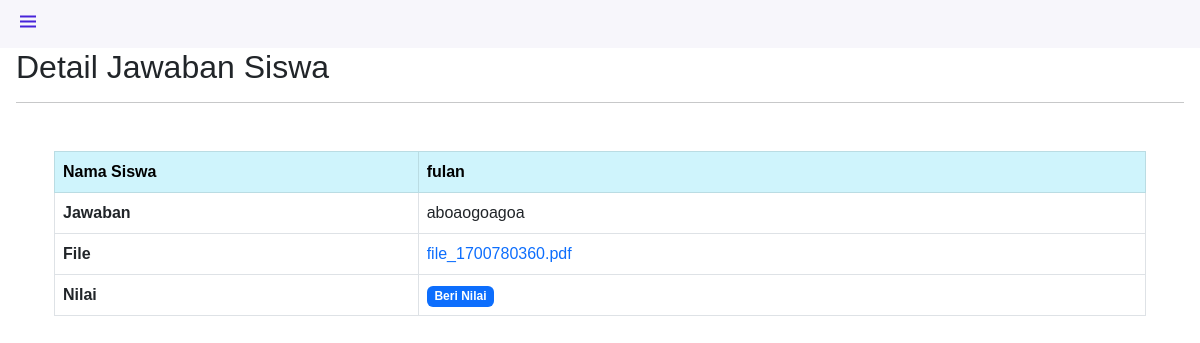
The app's page /teacher/detailAssignment.php?assignment=14 (signed in) with its own data.
### tables this page shows
CREATE TABLE `assignment` (
  `AssignmentID` int(11) NOT NULL,
  `deskripsi` text DEFAULT NULL,
  `file_path` varchar(255) DEFAULT NULL,
  `SubmissionDate` date DEFAULT NULL,
  `UserID` int(11) NOT NULL,
  `assigment` int(11) NOT NULL,
  `Course` int(11) DEFAULT NULL,
  `Grade` int(11) DEFAULT NULL
);

CREATE TABLE `users` (
  `id_user` int(11) NOT NULL,
  `username` varchar(50) NOT NULL,
  `email` varchar(100) NOT NULL,
  `password` varchar(100) NOT NULL,
  `role` varchar(10) NOT NULL,
  `photo` varchar(100) DEFAULT NULL
);

### teacher/detailAssignment.php (the view, shortened to what this page needs)
<?php
require('../function.php');
$photoQuery = "SELECT photo FROM users WHERE id_user = {$_SESSION['user_id']}";
$photoResult = $conn->query($photoQuery);
$photoRow = $photoResult->fetch_assoc();
$image = '../' . $photoRow['photo'];
$assignment = intval($_GET['assignment']);
$query = "SELECT assignment.*, users.username AS username
    FROM assignment
    INNER JOIN users ON assignment.UserID  = users.id_user
    WHERE assignment.AssignmentID = '$assignment'";
$result = $conn->query($query);
?>
<!DOCTYPE html>
<html lang="en">
<head>
  <link rel="stylesheet" href="https://cdn.jsdelivr.net/npm/bootstrap@5.2.3/dist/css/bootstrap.min.css">
  <link rel="stylesheet" href="https://cdn.jsdelivr.net/npm/boxicons@latest/css/boxicons.min.css">
  <link rel="stylesheet" href="https://cdn.jsdelivr.net/npm/bootstrap-icons@1.11.1/font/bootstrap-icons.css">
</head>
<body id="body-pd">
  <header class="header" id="header">
    <div class="header_toggle"> <i class='bx bx-menu' id="header-toggle"></i> </div>
    <div class="header_img"> <img src="<?= $image ?: 'https://via.placeholder.com/150' ?>" class="img-fluid" alt=""></div>
  </header>
  <div class=" mt-5">
    <h2 class="text-align-center">Detail Jawaban Siswa</h2>
    <hr>
    <div class="container mt-5">
      <?php foreach ($result as $row) : ?>
        <div class="container mt-3">
          <table class="table table-bordered">
            <thead>
              <tr class="table-info">
                <th scope="col" class="col-4">Nama Siswa</th>
                <th scope="col" class="col-8"><?= $row['username'] ?></th>
              </tr>
            </thead>
            <tbody>
              <tr>
                <th scope="row" class="col-4">Jawaban</th>
                <td class="col-8"><?= $row['deskripsi'] ?></td>
              </tr>
              <?php
              $file_path = $row['file_path'];
              $url = str_replace('uploads/', '', $file_path);
              ?>
              <tr>
                <th scope="row" class="col-4">File</th>
                <td class="col-8"><a href="../uploads/<?= $url ?>"><?= $url ?></a></td>
              </tr>
              <tr>
                <th scope="row" class="col-4">Nilai</th>
                <td class="col-8">
                  <?php if (isset($row['Grade'])) : ?>
                    <span><?= $row['Grade'] ?><span> <span class="badge text-bg-primary" data-toggle="modal" data-target="#gradeModalUngraded" style="cursor: pointer;"> Ganti Nilai</span></span></span>
                  <?php else : ?>
                    <span class="badge text-bg-primary" data-toggle="modal" data-target="#gradeModalUngraded" style="cursor: pointer;">Beri Nilai</span>
                  <?php endif; ?>
                </td>
              </tr>
            </tbody>
          </table>
        </div>
      <?php endforeach; ?>
    </div>
  </div>
</body>
</html>

### teacher/detailAssignment.php (style rules this page uses)
:root { --header-height: 3rem; --nav-width: 68px; --first-color: #4723D9; --first-color-light: #AFA5D9; --white-color: #F7F6FB; --body-font: 'Nunito', sans-serif; --normal-font-size: 1rem; --z-fixed: 100 }
body { position: relative; margin: var(--header-height) 0 0 0; padding: 0 1rem; font-family: var(--body-font); font-size: var(--normal-font-size); transition: .5s }
a { text-decoration: none }
.header { width: 100%; height: var(--header-height); position: fixed; top: 0; left: 0; display: flex; align-items: center; justify-content: space-between; padding: 0 1rem; background-color: var(--white-color); z-index: var(--z-fixed); transition: .5s }
.header_toggle { color: var(--first-color); font-size: 1.5rem; cursor: pointer }
.header_img { width: 35px; height: 35px; display: flex; justify-content: center; border-radius: 50%; overflow: hidden; }
.header_img img { width: 40px }

### records on screen
assignment: UserID.username "fulan", deskripsi "aboaogoagoa", file_path "file_1700780360.pdf", shows "Beri Nilai"
